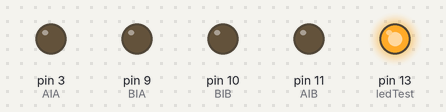
Bench run of a sketch on a simulated Arduino Uno, built with avr-gcc and run on an emulated ATmega328P. On the bench: output pins drawn as LEDs (lit = HIGH).

Above: at 4.1 s.
At 5.0 s:
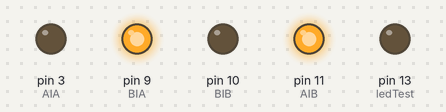
At 5.8 s:
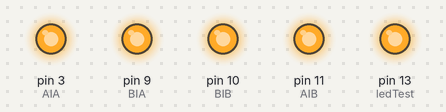
At 6.7 s:
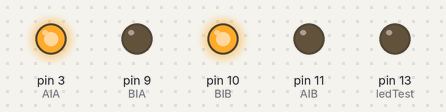
At 8.8 s:
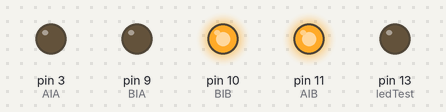
At 11.3 s:
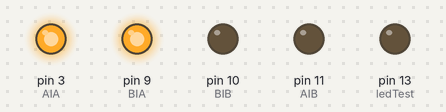
Timing chart, 0 to 13.9 s (numbered marks = the images above):
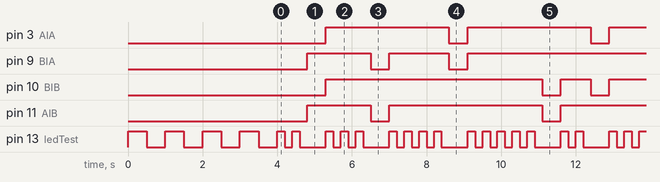

The sketch:

Motores.ino
```cpp
const int AIA = 3;
const int AIB = 11;
const int BIA = 9;
const int BIB = 10;
const int ledTest =13;

void setup() {
  //Definimos Salidas
  pinMode(AIA, OUTPUT);
  pinMode(AIB, OUTPUT);
  pinMode(BIA, OUTPUT);
  pinMode(BIB, OUTPUT);
  pinMode(ledTest, OUTPUT);

  //Salidas Apagadas
  digitalWrite(ledTest, OUTPUT);
  analogWrite(AIA, 0);
  analogWrite(AIB, 0);
  analogWrite(BIA, 0);
  analogWrite(BIB, 0);

  for(int i = 0; i <= 3; i++){
    digitalWrite(ledTest, HIGH);
    delay(500);
    digitalWrite(ledTest, LOW);
    delay(500);
  }
}

void loop() {
  parpadeo(1);
  adelante();
  delay(500);
  parar();

  parpadeo(2);
  atras();
  delay(500);
  parar();

  parpadeo(3);
  derecha();
  delay(500);
  parar();

  parpadeo(4);
  izquierda();
  delay(500);
  parar();
}

  void adelante(){
    analogWrite(AIA, 0);
    analogWrite(AIB, 255);
    analogWrite(BIA, 255);
    analogWrite(BIB, 0);
  }

  void atras(){
    analogWrite(AIA, 255);
    analogWrite(AIB, 0);
    analogWrite(BIA, 0);
    analogWrite(BIB, 255);
  }

  void derecha(){
    analogWrite(AIA, 0);
    analogWrite(AIB, 255);
    analogWrite(BIA, 0);
    analogWrite(BIB, 255);
  }

  void izquierda(){
    analogWrite(AIA, 255);
    analogWrite(AIB, 0);
    analogWrite(BIA, 255);
    analogWrite(BIB, 0);
  }

  void parar(){
    analogWrite(AIA, 255);
    analogWrite(AIB, 255);
    analogWrite(BIA, 255);
    analogWrite(BIB, 255);
  }

  void parpadeo(int veces){
    for(int j = 0; j <= veces; j++){
      digitalWrite(ledTest, HIGH);
      delay(200);
      digitalWrite(ledTest, LOW);
      delay(200);
    }
  }
```

Measured:
- by itself, pin 3 (AIA): alternates HIGH for 3.3 s and LOW for 0.50 s
- by itself, pin 9 (BIA): repeats every 7.6 s: LOW 0.50 s, HIGH 1.6 s, LOW 0.50 s, HIGH 5.0 s
- by itself, pin 10 (BIB): repeats every 7.6 s: LOW 0.50 s, HIGH 0.80 s, LOW 0.50 s, HIGH 5.8 s
- by itself, pin 11 (AIB): repeats every 7.6 s: LOW 0.50 s, HIGH 4.1 s, LOW 0.50 s, HIGH 2.5 s
- by itself, pin 13 (ledTest): HIGH → LOW at 0.50 s, → HIGH 0.50 s later, → LOW 0.50 s later, → HIGH 0.50 s later, … (140 changes in this stretch)
